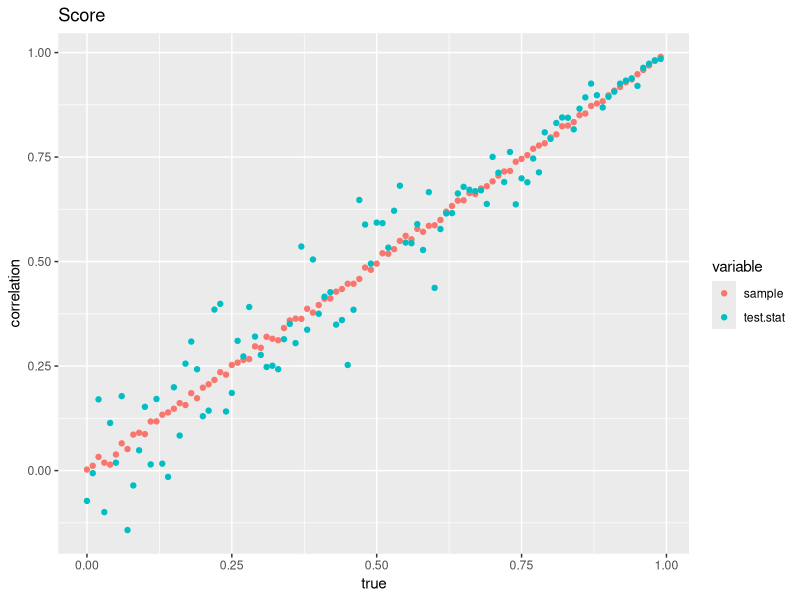

Write R code to recreate this figure. (Note: this script raises an error after producing the figure.)


# ## pooled correlation coefficient or separate correlation?
# 
# ## they look the same
# n <- 100
# lambda <- 100
# r <- 0.5
# delta <- 0
# r1 <- r2 <- c()
# for ( i in 1:100)
# {
#   # case
#   y.t1 <- correlated.poisson(lambda, r, n/2)
#   # control
#   y.t2 <- correlated.poisson(lambda + delta, r, n/2)
#   
#   rm1 <- y.t1[1, ] - mean(y.t1[1, ])
#   rm2 <- y.t1[2, ] - mean(y.t1[2, ])
#   
#   rm3 <- y.t2[1, ] - mean(y.t2[1, ])
#   rm4 <- y.t2[2, ] - mean(y.t2[2, ])
#   
#   ## correlation by pooled data  
#   r1[i] <- cor(c(rm1, rm3), c(rm2, rm4))
#   
#   # correlation calculated by separate groups
#   rho1 <- cor(t(y.t1))[1,2]
#   rho2 <- cor(t(y.t2))[1,2]
#   r2[i] <- mean(c(rho1, rho2))
# }
# 
# plot(r1, r2)
# 



#######################################################
##### Poisson Regression: Score test statistic #####
#######################################################

correlated.poisson <- function(lambda, r, n)
 {
 lambda1 <- lambda2 <-  (1-r)*lambda 
 lambda0 <- r*lambda
 
 x0 <- rpois(n, lambda0)
 x1 <- rpois(n, lambda1)
 x2 <- rpois(n, lambda2)
 
 y1 <- x1 + x0
 y2 <- x2 + x0
 
 return(rbind(y1, y2))
}



## calculate score test stat

## square root of score test statistic does not preserve the correlation !!
score.stat1 <- function(y)
{
  n <- dim(y)[2]
  mean1 <- apply(y[, 1:(n/2)], 1, mean)
  mean2 <- apply(y[, -(1:(n/2))], 1, mean)
  
  ## if I use this expression, the positiveness of u is messed up????
   u <- sqrt( n/2*(mean1-mean2)^2/(mean1+ mean2) )
  
  return(u)
  
}


## or we can use this expression
score.stat <- function(y)
{
  n <- dim(y)[2]
  mean1 <- apply(y[, 1:(n/2)], 1, mean)
  mean2 <- apply(y[, -(1:(n/2))], 1, mean)
  
  ## if I use this expression, the positiveness of u is messed up????
 # u <- sqrt( n/2*(mean1-mean2)^2/(mean1+ mean2) )
  
  ## only this work if want perfect correlation
  u <- sqrt(n/2)*(mean1-mean2)/(sqrt(mean1+ mean2))
  ###########################################################################
#  It looks it doesn't matter if I change the denominator 
  ###########################################################################
#  u <- sqrt(n/2)*(mean1-mean2)/((mean1 ^2+ mean2)^2 - mean1*mean2 + 12)^(1/3)
  
  return(u)
  
}


## wald test statistic 
wald.stat <- function(y)
{
  n <- dim(y)[2]
  mean1 <- apply(y[, 1:(n/2)], 1, mean)
  mean2 <- apply(y[, -(1:(n/2))], 1, mean)
  
  sqrt(n/2 * mean1)*(log(mean1)- log(mean2))
  
}

## likelihood ratio test stat
lr.stat <- function(y)
{
  n <- dim(y)[2]
  mean1 <- apply(y[, 1:(n/2)], 1, mean)
  mean2 <- apply(y[, -(1:(n/2))], 1, mean)
  
  a1 <- mean1*log( (mean1 + mean2)/(2*mean1) )
  a2 <- mean2*log( (mean1 + mean2)/(2*mean2) )
  
  n*(a1 + a2)
}

## sample correlation, statistics correlation and true correlation

# if DE, the expression level difference between two groups is delta
sample.stat.correlation <- function(lambda, r, n, nreps, delta, method = "Score")
{
  
  #  store the score test statistics
  u.stat <- matrix(NA, nrow=nreps, ncol=2)
  
  rho.sample <- c()
  # create a vector of score stat for each gene
  for ( k in 1: nreps)
    {
  ## treatment 
  y.t1 <- correlated.poisson(lambda, r, n/2)
  # control
  y.t2 <- correlated.poisson(lambda + delta, r, n/2)
  
  ## expression data of two genes
  y <- cbind(y.t1, y.t2)
  rho1 <- cor(t(y.t1))[1, 2]; rho2 <- cor(t(y.t2))[1, 2]
 # print(rho1)
  rho.sample[k] <- mean(c(rho1, rho2))
 # print(rho.sample[k])
  #
  if (method=="Wald")
    {  u.stat[k, ] <- wald.stat(y)
     }
    else if (method== "LR")
    {
      u.stat[k, ] <- lr.stat(y)
      
    }
      else {u.stat[k, ] <- score.stat(y)}
  
  }
  
  rho.ave <- mean(rho.sample)
  rho.score <- cor(u.stat)[1, 2]
  rho.list <- list(sample.cor= rho.ave, score.stat.cor = rho.score)
  
  return(rho.list)
}
  

# correlations


lambda <- 100 # mean 
n <- 100  # total sample size (two groups)

# score stat for each rho
nreps <- 100
## differential expression

 # correlation
rho <- seq(0, 0.99, by = 0.01)
#set.seed(123)
delta <- rnorm(length(rho), 0, 0.2*lambda)
#delta <- rep(0, length(rho))

test.method <- "Score"

# store the correlations in a data frame
store.corr <- data.frame(matrix(NA, length(rho), 3))
colnames(store.corr) <- c("sample", "test.stat", "true")

for ( i in 1:length(rho))
{
  a <- sample.stat.correlation(lambda, rho[i], n, nreps, delta[i], method=test.method)
  
  store.corr[i, 1] <- a$sample.cor
  store.corr[i, 2] <- a$score.stat.cor
  store.corr[i, 3] <- rho[i]
  
}


library(reshape2)
store.corr1 <- melt(store.corr, id="true")
library(ggplot2)
ggplot(data = store.corr1, aes(x=true, y=value) ) +
  geom_point(aes(colour=variable)) + 
  labs(x="true", y="correlation", title=test.method)
 





###########################################################################
#  SIMULATE TWO GENES, BUT HAVING DIFFERENT EXPRESSION LEVELS FOR CONTROL GROUP
###########################################################################



## set up parameters for desired correlation
##-------------------------------------------------------------------------
# the correlation is based on the fact that, x0, x1 and x2 are independent 
# poisson, then Y1 = x0 + x1 and Y2 = x0 + x2 are correlated.
##-------------------------------------------------------------------------

lambda0 <- 100                                    
param.setup <- function(lambda0, lambda2=seq(1, 10000, by =1), rate=1/10)
{
         
  # lambda0 <- 100      
  # lambda2=seq(1, 10000, by =1)
  # rate=20
  lambda1 <- rexp(length(lambda2), rate)                             # lambda1 is simulated from exponential distribution
  true.rho <- lambda0/sqrt((lambda0 + lambda1)*(lambda0 + lambda2))  # the true correlation is calculated
  
  desired.rho <- seq(0.01, 0.99, by = 0.01)                           # we want these
 
  ids <- c()                                                       
   for( i in 1:length(desired.rho))
   {
     ids[i] <- which.min(abs(rhoc - desired.rho[i]))                 # find the which true correlation is closest to the desired one
   }
   true.rho.new <- true.rho[ids]                                         # the true correlations
   lambda0.new <- lambda0*rep(1, length(desired.rho))                # vector of lambda0
   lambda1.new <- lambda1[ids]                                       # vector of lambda1
   lambda2.new <- lambda2[ids]                                       # vector of lambda2
   param <- data.frame(lambda0 = lambda0.new, lambda1 = lambda1.new,
                       lambda2 =lambda2.new, true.rho= true.rho.new) # the desired parameter 
  
   rm.dup <- param[!duplicated(param),]                               # remove the duplicated rows
}

## --------------------------------------  simulate the correlated data

correlated.poisson2 <- function(lambda0, lambda1, lambda2, n)        # correlated poisson
{

  x0 <- rpois(n, lambda0)
  x1 <- rpois(n, lambda1)
  x2 <- rpois(n, lambda2)
  
  y1 <- x1 + x0
  y2 <- x2 + x0
  
  return(rbind(y1, y2))
}




# -------------------------------------  calculate the correlation under the null of both genes.

sample.stat.correlation2 <- function(lambda0, lambda1, lambda2, n, nreps)
{
  
  
  u.stat <- matrix(NA, nrow=nreps, ncol=2)                           #  store the score test statistics
  rho.sample <- c()                                                  # store the sample correlation
 
   for ( k in 1: nreps)
  {
    y.t1 <- correlated.poisson2(lambda0, lambda1, lambda2, n/2)      # treatment 
    y.t2 <- correlated.poisson2(lambda0, lambda1, lambda2, n/2)      # control, DE in 
    
   
    y <- cbind(y.t1, y.t2)                                           # expression data of two genes
    rho1 <- cor(t(y.t1))[1, 2]; rho2 <- cor(t(y.t2))[1, 2]           # sample correlation within each group
    rho.sample[k] <- mean(c(rho1, rho2))                             # average them
    
    u.stat[k, ] <- score.stat(y)                                     # the score test statistics
    
  }
  
  rho.ave <- mean(rho.sample)                                        # the overall mean as the sample mean
  rho.score <- cor(u.stat)[1, 2]                                     # the correlation between the test stats.
  rho.list <- list(sample.cor= rho.ave, score.stat.cor = rho.score)
  
  return(rho.list)
}


## ----------------------------------------  SIMULATION Study


param <- param.setup(lambda0 = 10)                                  # the true correlation is in the 4th column
param <- as.matrix(param)
dim.param <- dim(param)[1]                                           # the number of true correlations to be simulated

store.corr <- data.frame(matrix(NA,dim.param, 3))                    # store the three correlations
colnames(store.corr) <- c("sample", "test.stat", "true")             # give them the names
 

for ( i in 1:dim.param)
{
  a <- sample.stat.correlation2(param[i, 1], param[i, 2], param[i, 3], n=100, nreps=1000)
  store.corr[i, ] <- c(a$sample.cor, a$score.stat.cor, param[i, 4])
}
 

library(reshape2)
store.corr1 <- melt(store.corr, id="true")
library(ggplot2)
ggplot(data = store.corr1, aes(x=true, y=value) ) +
  geom_point(aes(colour=variable)) + 
  labs(x="true", y="correlation", title=test.method)

#-------------  CONCLUSION --------------------------------
# The correlation remains 1-1 for all null cases




